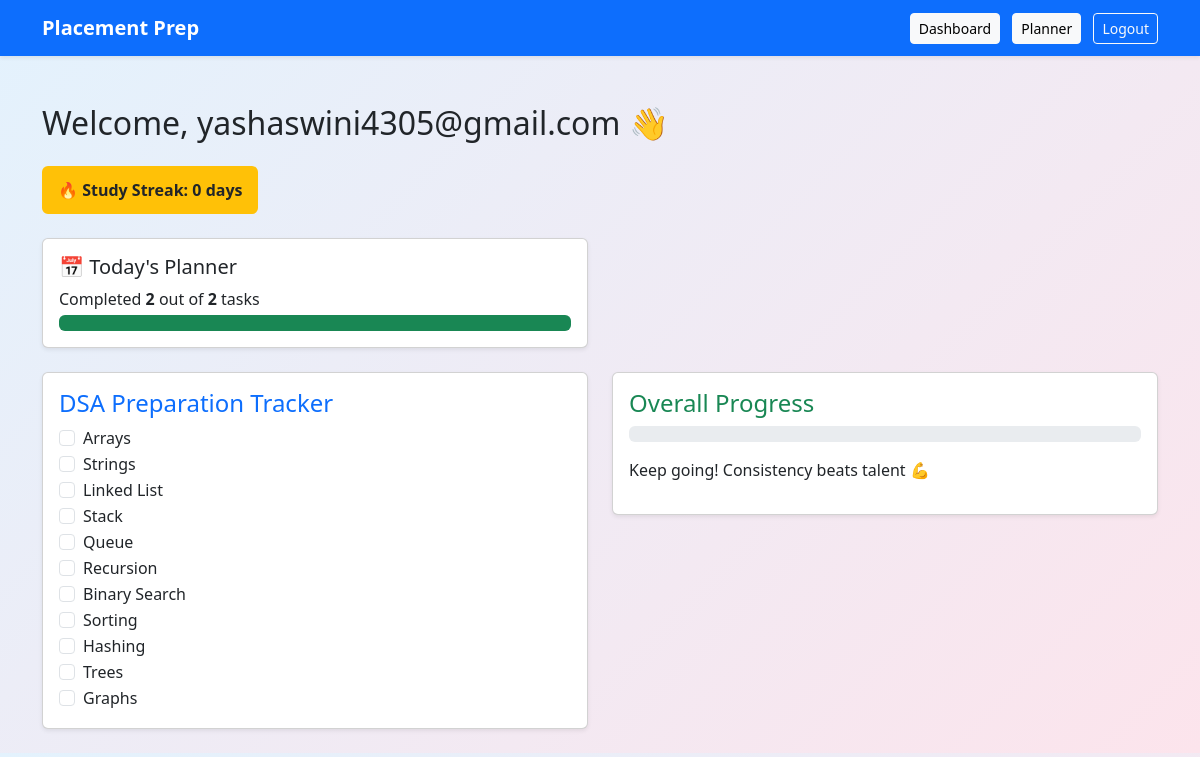
The page /dashboard (signed in) on the database its author committed.
### app.py (models this page shows)
class DSATopic(db.Model):
    id = db.Column(db.Integer, primary_key=True)
    topic = db.Column(db.String(50), nullable=False)
    completed = db.Column(db.Boolean, default=False)
    user_email = db.Column(db.String(100), nullable=False)

### app.py (the view)
@app.route("/dashboard")
def dashboard():
    if "user" not in session:
        return redirect(url_for("login"))
    ensure_topics_for_user(session["user"])
    topics = DSATopic.query.filter_by(user_email=session["user"]).all()
    total = len(topics)
    done = len([t for t in topics if t.completed])
    progress = int((done / total) * 100) if total else 0
    today = str(date.today())
    today_plans = DailyPlan.query.filter_by(
        user_email=session["user"],
        date=today
    ).all()
    today_done = len([p for p in today_plans if p.completed])
    today_total = len(today_plans)
    streak = calculate_streak(session["user"])
    return render_template(
        "dashboard.html",
        topics=topics,
        progress=progress,
        today_done=today_done,
        today_total=today_total,
        streak=streak
    )

### app.py (called while the page is built, shortened)
def ensure_topics_for_user(email):
    exists = DSATopic.query.filter_by(user_email=email).first()
    if exists:
        return

def calculate_streak(email):
    days = StudyDay.query.filter_by(user_email=email).all()
    dates = set(d.date for d in days)
    streak = 0
    current = date.today()
    while str(current) in dates:
        streak += 1
        current -= timedelta(days=1)
    return streak

### templates/dashboard.html (shortened to what this page needs)
{% extends "base.html" %}
{% block content %}
<h2 class="mb-4">Welcome, {{ session["user"] }} 👋</h2>
<div class="badge bg-warning text-dark fs-6 p-3 mb-4">
  🔥 Study Streak:
  <strong>{{ streak }}</strong>
  day{{ 's' if streak != 1 else '' }}
</div>
<div class="row mb-4">
  <div class="col-md-6">
    <div class="card shadow-sm p-3">
      <h5>📅 Today's Planner</h5>
      {% if today_total > 0 %}
        <p class="mb-1">
          Completed <strong>{{ today_done }}</strong> out of
          <strong>{{ today_total }}</strong> tasks
        </p>
        <div class="progress">
          <div
            class="progress-bar bg-success"
            style="width: {{ (today_done / today_total) * 100 }}%">
          </div>
        </div>
      {% else %}
        <p class="text-muted">No tasks planned for today</p>
      {% endif %}
    </div>
  </div>
</div>
<div class="row">
  <div class="col-md-6">
    <div class="card shadow-sm p-3 mb-4">
      <h4 class="text-primary">DSA Preparation Tracker</h4>
      {% for topic in topics %}
        <div class="form-check">
          <input
            class="form-check-input"
            type="checkbox"
            onchange="updateTopic({{ topic.id }}, this.checked)"
          >
          <label class="form-check-label">
            {{ topic.topic }}
          </label>
        </div>
      {% endfor %}
    </div>
  </div>
  <div class="col-md-6">
    <div class="card shadow-sm p-3">
      <h4 class="text-success">Overall Progress</h4>
      <div class="progress mb-3">
      </div>
      <p>Keep going! Consistency beats talent 💪</p>
    </div>
  </div>
</div>
{% endblock %}

### templates/base.html (shortened to what this page needs)
<!DOCTYPE html>
<html lang="en">
<head>
    <link
      href="https://cdn.jsdelivr.net/npm/bootstrap@5.3.2/dist/css/bootstrap.min.css"
      rel="stylesheet"
    >
</head>
<body style="background: linear-gradient(135deg, #e3f2fd, #fce4ec);">
<nav class="navbar navbar-expand-lg navbar-dark bg-primary shadow-sm">
  <div class="container">
    <a class="navbar-brand fw-bold" href="/">Placement Prep</a>
    <div>
      {% if session.get("user") %}
        <a class="btn btn-light btn-sm me-2" href="/dashboard">Dashboard</a>
        <a class="btn btn-light btn-sm me-2" href="/planner">Planner</a>
        <a class="btn btn-outline-light btn-sm" href="/logout">Logout</a>
      {% else %}
        <a class="btn btn-light btn-sm me-2" href="/login">Login</a>
        <a class="btn btn-warning btn-sm" href="/signup">Signup</a>
      {% endif %}
    </div>
  </div>
</nav>
<div class="container mt-5">
  {% block content %}{% endblock %}
</div>
</body>
</html>

### rows shown on the page
DSATopic: topic "Arrays"
DSATopic: topic "Strings"
DSATopic: topic "Linked List"
DSATopic: topic "Stack"
DSATopic: topic "Queue"
DSATopic: topic "Recursion"
DSATopic: topic "Binary Search"
DSATopic: topic "Sorting"
DSATopic: topic "Hashing"
DSATopic: topic "Trees"
DSATopic: topic "Graphs"

### other values the page prints
{{ session["user"] }} "yashaswini4305@gmail.com"
{{ streak }} "0"
{{ 's' if streak != 1 else '' }} "s"
{{ today_done }} "2"
{{ today_total }} "2"
